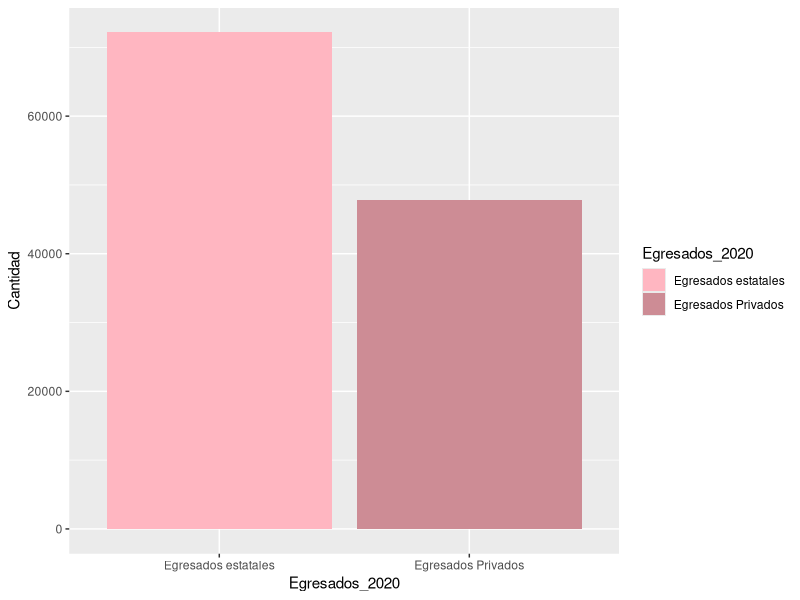
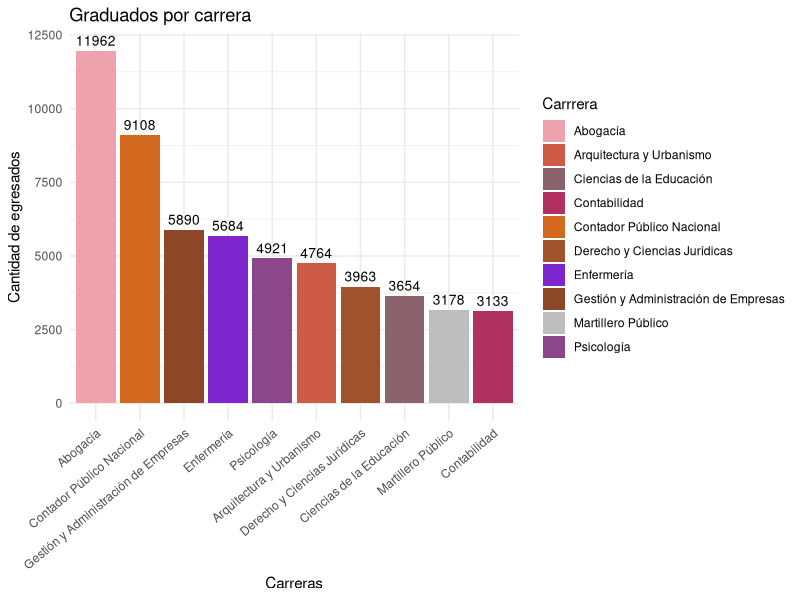
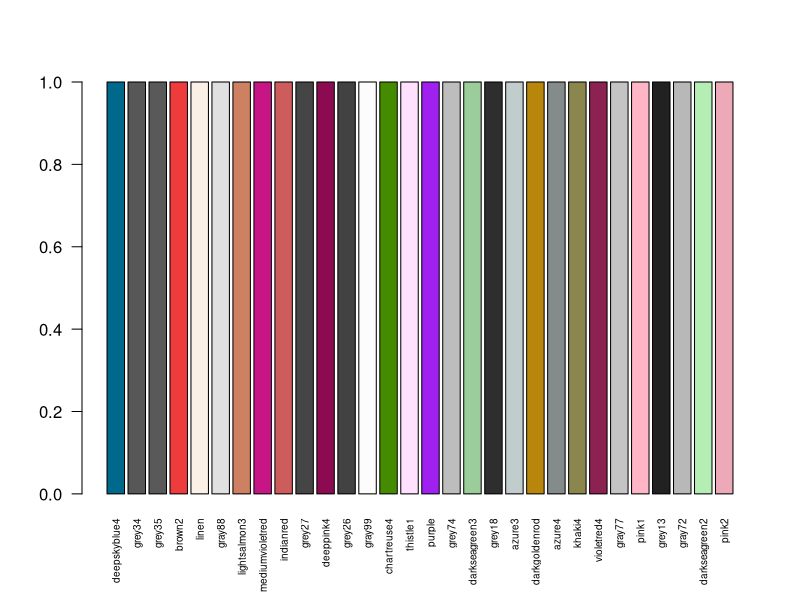
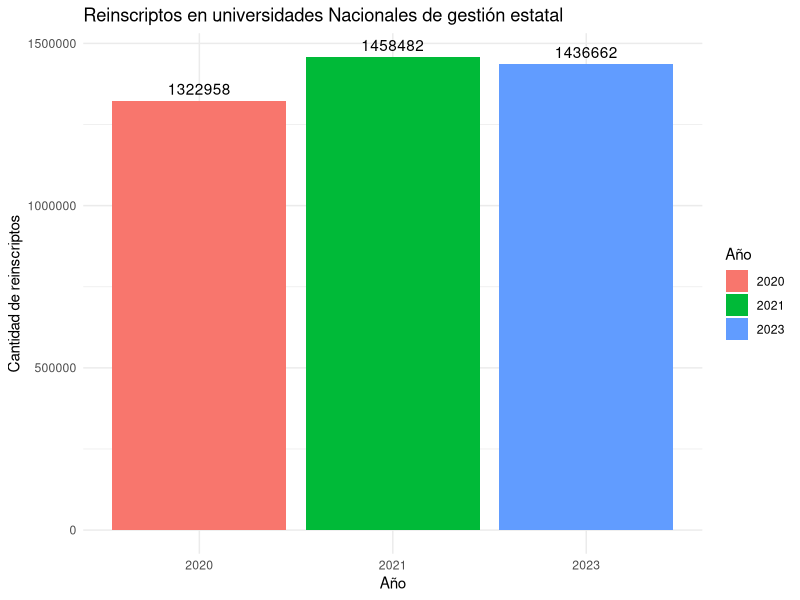

Here is the R script that generated these plots, in order:
## ---- chunk 1
# CUAL ES LA DIFERENCIA ENTRE CANTIDAD DE GRADUADOS EN UNIVERSIDADES PUBLICAS Y PRIVADAS - CAMI CON EL DE CHEQUEADO
library(readxl)
datos_chequeado <- read_excel("Universidades - egresados.xlsx")
library(tidyverse)

#ESTE CUENTA LA CANTIDAD DE EGRESADOS DE UNIVERSIDADES PRIVADAS
egresados_privadas <-  datos_chequeado %>%
  filter(`Año Informado` == 2020,
         `Régimen` == "Privado",
         `Tipo Institución` == "Universidad") %>%
   summarise(total_egresados_privadas = sum(Egresados, na.rm = TRUE)) %>%
  pull(total_egresados_privadas)

# ESTE CUENTA LA CANTIDAD DE EGRESADOS EN UNIVERSIDADES ESTATALES
egresados_estatales <- datos_chequeado %>%
  filter(`Año Informado` == 2020,
         `Régimen` == "Estatal",
         `Tipo Institución` == "Universidad") %>%
  summarise(total_egresados_estatales = sum(Egresados, na.rm = TRUE)) %>%
  pull(total_egresados_estatales)

#install.packages("tidyverse")
library(tidyverse)
library(ggplot2)

# GRAFICO DE BARRAS QUE COMPARA LA CANTIDAD DE EGRESADOS DE UNIVERSIDADES PUBLICAS VS PRIVADAS
df <- data.frame(
  Egresados_2020 = c("Egresados estatales","Egresados Privados"),
  Cantidad = c(egresados_estatales , egresados_privadas)
)

ggplot(df, aes (x = Egresados_2020 , y = Cantidad , fill = Egresados_2020)) + 
  geom_bar(stat = "identity") + 
  scale_fill_manual(values = c( "lightpink","lightpink3"))


#cantidad de graduados por carrera
graduadosxcarrera<- datos_chequeado %>%
  filter(`Año Informado` == 2020,)%>%
  arrange(desc(Egresados))%>%
  slice(2:11)%>%
  pull("Egresados")
print(graduadosxcarrera)


datosxcarrera <- datos_chequeado %>%
  filter(`Año Informado` == 2020,
         `Carrrera` != "Carrera No Definida") %>%
  group_by(Carrrera) %>%
  summarise(graduadosxcarrera = sum(Egresados)) %>%
  arrange(desc(graduadosxcarrera)) %>%
  slice(1:10)  # Top 10 carreras
print(datosxcarrera)

# Graficar
ggplot(datosxcarrera, aes(x = reorder(Carrrera, -graduadosxcarrera), 
                          y = graduadosxcarrera, fill = Carrrera)) +
  geom_bar(stat = "identity") +
  geom_text(aes(label = graduadosxcarrera), 
            vjust = -0.5, 
            color = "black", 
            size = 3.5) +
  scale_fill_manual(values = c("lightpink2", "coral3", "pink4", "maroon", 
                               "chocolate", "sienna", "purple3", "sienna4", "gray", "orchid4")) +
  labs(title = "Graduados por carrera",
       y = "Cantidad de egresados",
       x = "Carreras") +
  theme_minimal() +
  theme(axis.text.x = element_text(angle = 40, hjust = 1))



#Esto nos muestra todos los colores con los que podemos trabajar
display_colores <- function(n = 50) {
  all_colors <- colors()
  sample_colors <- sample(all_colors, n)
  barplot(rep(1, n), col = sample_colors, names.arg = sample_colors, las = 2, cex.names = 0.6)
}
display_colores(30)

#Los codigos de los colores
colors()




## ---- chunk 2
# AÑO QUE TIENE MAYOR CANTIDAD DE REINSCRIPTOS EN UNIVERSIDADES NACIONALES DE GESTIÓN ESTATAL: (Lu con datasets "Indicadores 2020, 21 y 23 de anuarios estadísticos")

##Creo tabla con reinscriptos de universidades nacionales estatales

reinscriptos_nacionales <- data.frame(
  anio = c("2020", "2021", "2023"),
  cantidad = c(1322958, 1458482, 1436662)
  
)  
library(ggplot2) 

## Creo el gráfico 
ggplot(reinscriptos_nacionales, aes(x = anio, y = cantidad, fill = anio)) +
  geom_bar(stat = "identity") +
  geom_text(aes(label = cantidad), vjust = -0.5) +
  labs(
    title = "Reinscriptos en universidades Nacionales de gestión estatal",
    x = "Año",
    y = "Cantidad de reinscriptos"
  ) +
  scale_fill_discrete(name = "Año") +
  theme_minimal()  

#CANTIDAD DE EGRESADOS A NIVEL NACIONAL, CANTIDAD DE EGRESADOS A NIVEL PROVINCIAL DEL AÑO 2020 (Lu con el de chequeado)




#hola
